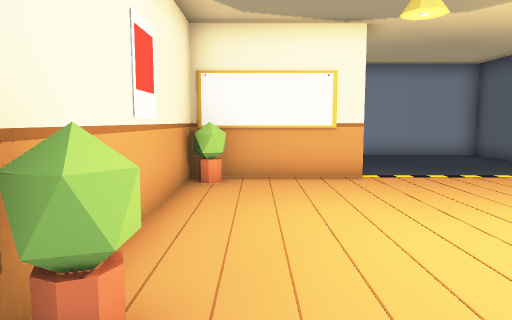
view 1 (above)

12 first-person views from a walk through a 3-D level made in the Godot game engine. The camera is 1.3 m above the floor, tilts 6° down and sees 70° across. The floor is counted in squares, 1 m on a side. Each view is taken from the middle of a square. On the plan, view 1 faces up. The plan holds only what a view shows up to about 15 squares ahead; the rest is blank.

view 2
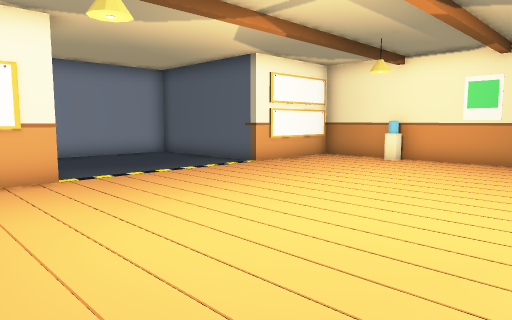

view 3
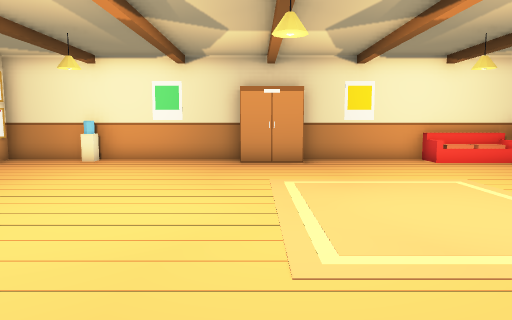

view 4
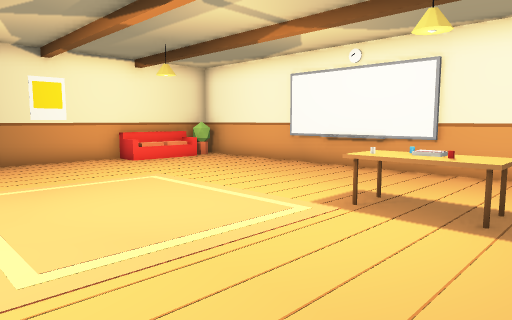

view 5
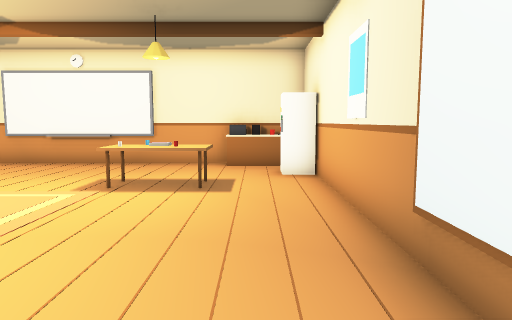

view 6
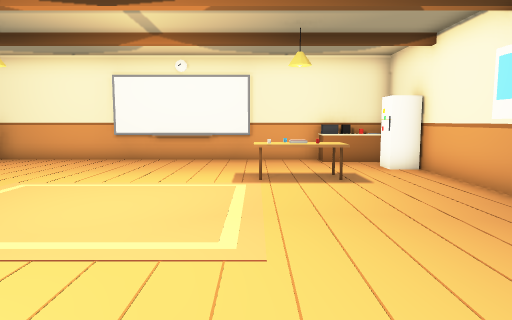

view 7
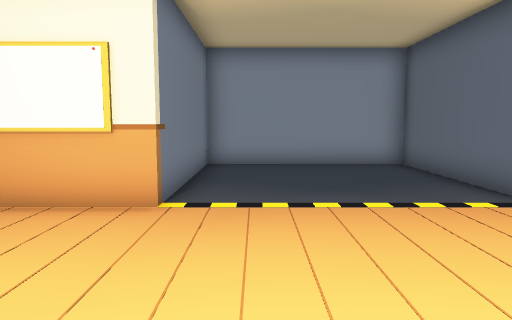

view 8
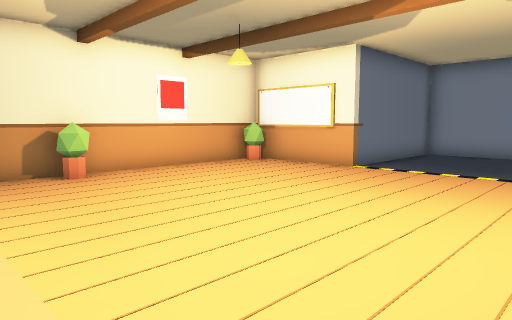

view 9
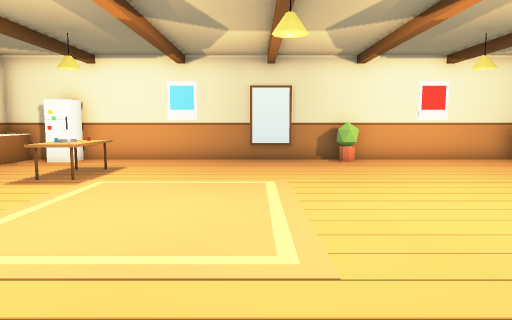

view 10
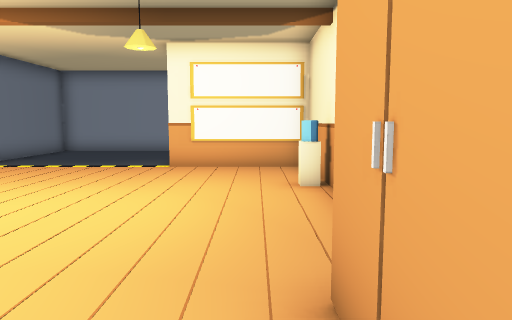

view 11
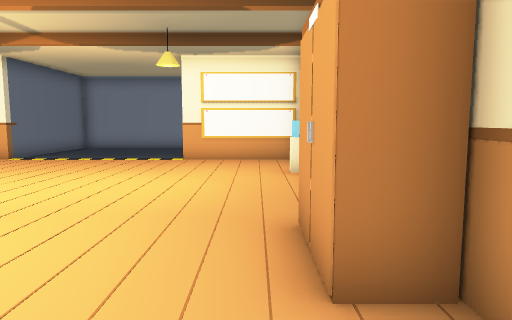

view 12
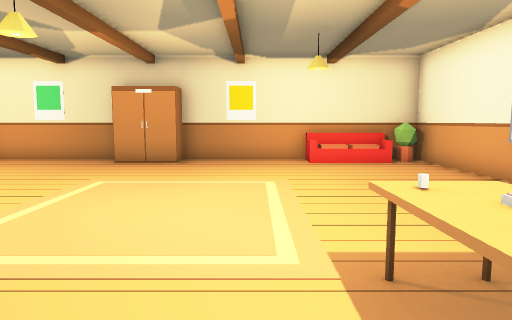

### Floor plan
Key: @ floor where view 1 was taken; # wall or solid block; . floor; / step, stairs or slope; ^ raised ledge.
Columns run from 2 left of view 1 to 13 right of it. Each row starts with its distance up from view 1.
 14     ########
 13     #......#
 12     #......#
 11     #......#
 10     #......#
  9 #####......#####
  8 #^.............#
  7 #..............#
  6 #.............##
  5 #..............#
  4 #..............#
  3 #..............#
  2 #^.............#
  1 #..............#
  0 #.@...........##
 -1 #.............##
 -2 #..............#
 -3 #..............#
 -4 #..............#
 -5 #..^^^.........#
 -6 #..^^^......../#
 -7 ##............/#
 -8 #............./#
 -9 #^^^..........^#
-10 ################

Positions as (right, up) in squares from view 1, and headings:
1: (0, 0), facing up
2: (0, 0), facing up-right
3: (0, 0), facing right
4: (0, 0), facing down-right
5: (0, 2), facing down
6: (3, 3), facing down
7: (4, 3), facing up
8: (8, -1), facing up-left
9: (11, -1), facing left
10: (11, -2), facing up
11: (11, -4), facing up
12: (0, -4), facing right
